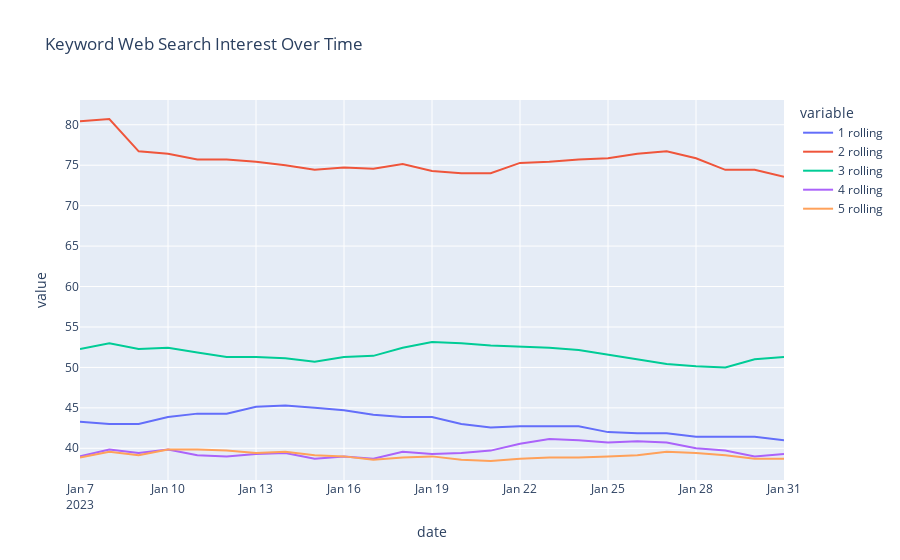

Notebook code for this chart:
### Code cell
fig= px.line(data_rolling, x='date', y=data_rolling.columns[len(keyword_list)+2:], title='Keyword Web Search Interest Over Time')
fig.show()

### Figure 1 — Plotly figure (JSON) as saved in the notebook; plotly's stock layout.template omitted (floating-point values rounded to 4 significant figures)
{"data": [{"hovertemplate": "variable=1 rolling<br>date=%{x}<br>value=%{y}<extra></extra>", "legendgroup": "1 rolling", "line": {"color": "#636efa", "dash": "solid"}, "marker": {"symbol": "circle"}, "mode": "lines", "name": "1 rolling", "orientation": "v", "showlegend": true, "type": "scatter", "x": ["2023-01-07T00:00:00", "2023-01-08T00:00:00", "2023-01-09T00:00:00", "2023-01-10T00:00:00", "2023-01-11T00:00:00", "2023-01-12T00:00:00", "2023-01-13T00:00:00", "2023-01-14T00:00:00", "2023-01-15T00:00:00", "2023-01-16T00:00:00", "2023-01-17T00:00:00", "2023-01-18T00:00:00", "2023-01-19T00:00:00", "2023-01-20T00:00:00", "2023-01-21T00:00:00", "2023-01-22T00:00:00", "2023-01-23T00:00:00", "2023-01-24T00:00:00", "2023-01-25T00:00:00", "2023-01-26T00:00:00", "2023-01-27T00:00:00", "2023-01-28T00:00:00", "2023-01-29T00:00:00", "2023-01-30T00:00:00", "2023-01-31T00:00:00"], "xaxis": "x", "y": [43.29, 43, 43, 43.86, 44.29, 44.29, 45.14, 45.29, 45, 44.71, 44.14, 43.86, 43.86, 43, 42.57, 42.71, 42.71, 42.71, 42, 41.86, 41.86, 41.43, 41.43, 41.43, 41], "yaxis": "y"}, {"hovertemplate": "variable=2 rolling<br>date=%{x}<br>value=%{y}<extra></extra>", "legendgroup": "2 rolling", "line": {"color": "#EF553B", "dash": "solid"}, "marker": {"symbol": "circle"}, "mode": "lines", "name": "2 rolling", "orientation": "v", "showlegend": true, "type": "scatter", "x": ["2023-01-07T00:00:00", "2023-01-08T00:00:00", "2023-01-09T00:00:00", "2023-01-10T00:00:00", "2023-01-11T00:00:00", "2023-01-12T00:00:00", "2023-01-13T00:00:00", "2023-01-14T00:00:00", "2023-01-15T00:00:00", "2023-01-16T00:00:00", "2023-01-17T00:00:00", "2023-01-18T00:00:00", "2023-01-19T00:00:00", "2023-01-20T00:00:00", "2023-01-21T00:00:00", "2023-01-22T00:00:00", "2023-01-23T00:00:00", "2023-01-24T00:00:00", "2023-01-25T00:00:00", "2023-01-26T00:00:00", "2023-01-27T00:00:00", "2023-01-28T00:00:00", "2023-01-29T00:00:00", "2023-01-30T00:00:00", "2023-01-31T00:00:00"], "xaxis": "x", "y": [80.43, 80.71, 76.71, 76.43, 75.71, 75.71, 75.43, 75, 74.43, 74.71, 74.57, 75.14, 74.29, 74, 74, 75.29, 75.43, 75.71, 75.86, 76.43, 76.71, 75.86, 74.43, 74.43, 73.57], "yaxis": "y"}, {"hovertemplate": "variable=3 rolling<br>date=%{x}<br>value=%{y}<extra></extra>", "legendgroup": "3 rolling", "line": {"color": "#00cc96", "dash": "solid"}, "marker": {"symbol": "circle"}, "mode": "lines", "name": "3 rolling", "orientation": "v", "showlegend": true, "type": "scatter", "x": ["2023-01-07T00:00:00", "2023-01-08T00:00:00", "2023-01-09T00:00:00", "2023-01-10T00:00:00", "2023-01-11T00:00:00", "2023-01-12T00:00:00", "2023-01-13T00:00:00", "2023-01-14T00:00:00", "2023-01-15T00:00:00", "2023-01-16T00:00:00", "2023-01-17T00:00:00", "2023-01-18T00:00:00", "2023-01-19T00:00:00", "2023-01-20T00:00:00", "2023-01-21T00:00:00", "2023-01-22T00:00:00", "2023-01-23T00:00:00", "2023-01-24T00:00:00", "2023-01-25T00:00:00", "2023-01-26T00:00:00", "2023-01-27T00:00:00", "2023-01-28T00:00:00", "2023-01-29T00:00:00", "2023-01-30T00:00:00", "2023-01-31T00:00:00"], "xaxis": "x", "y": [52.29, 53, 52.29, 52.43, 51.86, 51.29, 51.29, 51.14, 50.71, 51.29, 51.43, 52.43, 53.14, 53, 52.71, 52.57, 52.43, 52.14, 51.57, 51, 50.43, 50.14, 50, 51, 51.29], "yaxis": "y"}, {"hovertemplate": "variable=4 rolling<br>date=%{x}<br>value=%{y}<extra></extra>", "legendgroup": "4 rolling", "line": {"color": "#ab63fa", "dash": "solid"}, "marker": {"symbol": "circle"}, "mode": "lines", "name": "4 rolling", "orientation": "v", "showlegend": true, "type": "scatter", "x": ["2023-01-07T00:00:00", "2023-01-08T00:00:00", "2023-01-09T00:00:00", "2023-01-10T00:00:00", "2023-01-11T00:00:00", "2023-01-12T00:00:00", "2023-01-13T00:00:00", "2023-01-14T00:00:00", "2023-01-15T00:00:00", "2023-01-16T00:00:00", "2023-01-17T00:00:00", "2023-01-18T00:00:00", "2023-01-19T00:00:00", "2023-01-20T00:00:00", "2023-01-21T00:00:00", "2023-01-22T00:00:00", "2023-01-23T00:00:00", "2023-01-24T00:00:00", "2023-01-25T00:00:00", "2023-01-26T00:00:00", "2023-01-27T00:00:00", "2023-01-28T00:00:00", "2023-01-29T00:00:00", "2023-01-30T00:00:00", "2023-01-31T00:00:00"], "xaxis": "x", "y": [39, 39.86, 39.43, 39.86, 39.14, 39, 39.29, 39.43, 38.71, 39, 38.71, 39.57, 39.29, 39.43, 39.71, 40.57, 41.14, 41, 40.71, 40.86, 40.71, 40, 39.71, 39, 39.29], "yaxis": "y"}, {"hovertemplate": "variable=5 rolling<br>date=%{x}<br>value=%{y}<extra></extra>", "legendgroup": "5 rolling", "line": {"color": "#FFA15A", "dash": "solid"}, "marker": {"symbol": "circle"}, "mode": "lines", "name": "5 rolling", "orientation": "v", "showlegend": true, "type": "scatter", "x": ["2023-01-07T00:00:00", "2023-01-08T00:00:00", "2023-01-09T00:00:00", "2023-01-10T00:00:00", "2023-01-11T00:00:00", "2023-01-12T00:00:00", "2023-01-13T00:00:00", "2023-01-14T00:00:00", "2023-01-15T00:00:00", "2023-01-16T00:00:00", "2023-01-17T00:00:00", "2023-01-18T00:00:00", "2023-01-19T00:00:00", "2023-01-20T00:00:00", "2023-01-21T00:00:00", "2023-01-22T00:00:00", "2023-01-23T00:00:00", "2023-01-24T00:00:00", "2023-01-25T00:00:00", "2023-01-26T00:00:00", "2023-01-27T00:00:00", "2023-01-28T00:00:00", "2023-01-29T00:00:00", "2023-01-30T00:00:00", "2023-01-31T00:00:00"], "xaxis": "x", "y": [38.86, 39.57, 39.14, 39.86, 39.86, 39.71, 39.43, 39.57, 39.14, 39, 38.57, 38.86, 39, 38.57, 38.43, 38.71, 38.86, 38.86, 39, 39.14, 39.57, 39.43, 39.14, 38.71, 38.71], "yaxis": "y"}], "layout": {"legend": {"title": {"text": "variable"}, "tracegroupgap": 0}, "title": {"text": "Keyword Web Search Interest Over Time"}, "xaxis": {"anchor": "y", "domain": [0, 1], "title": {"text": "date"}}, "yaxis": {"anchor": "x", "domain": [0, 1], "title": {"text": "value"}}}}
